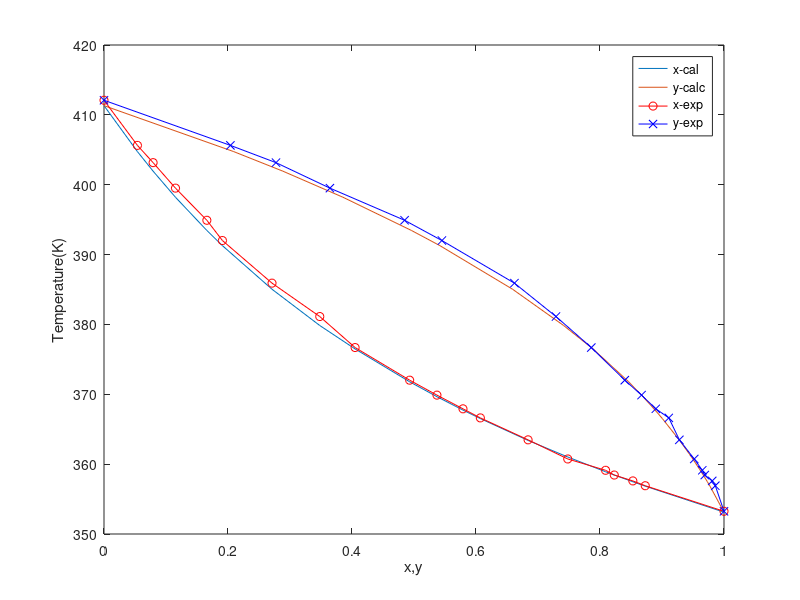
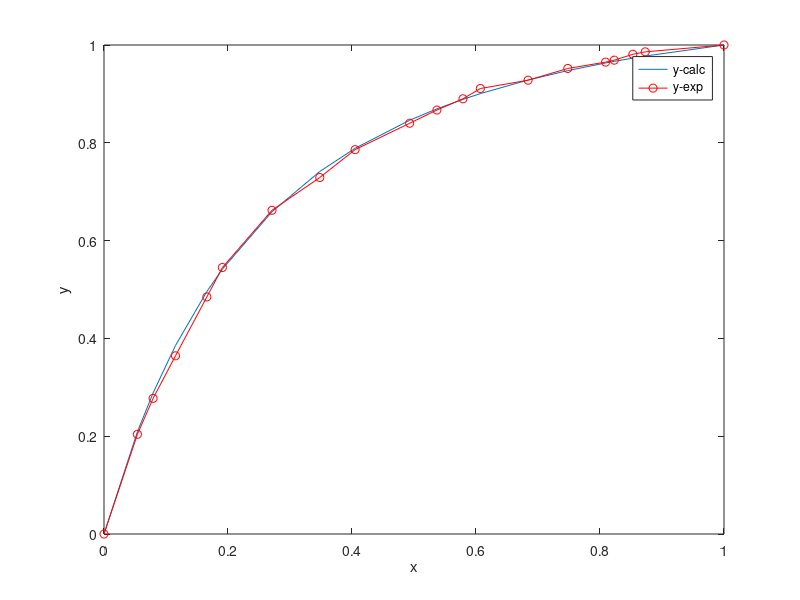
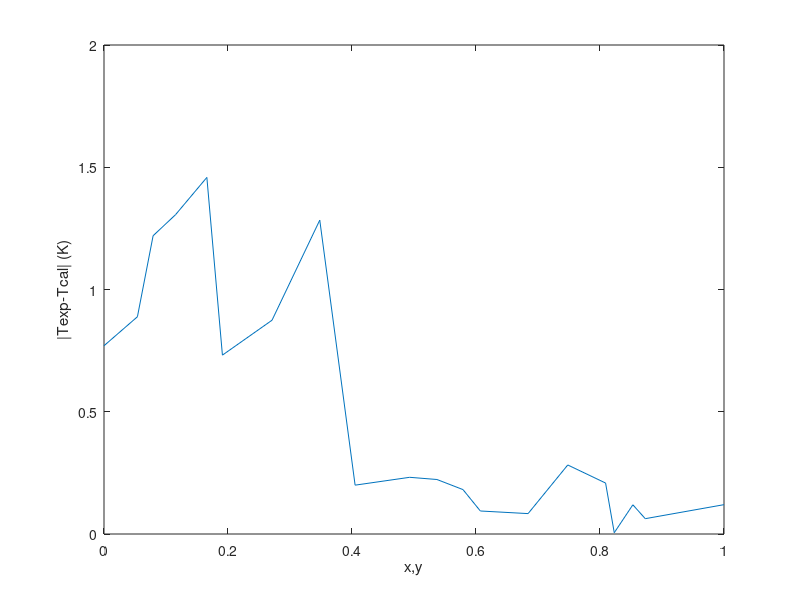

These charts were generated, in order, by the following MATLAB code:
m = [412.09 0.00000 0.00000;
405.63 0.05390 0.20390;
403.16 0.07920 0.27740;
399.51 0.11530 0.36440;
394.91 0.16590 0.48480;
392.01 0.19100 0.54500;
385.91 0.27100 0.66200;
381.13 0.34800 0.72900;
376.69 0.40500 0.78600;
372.02 0.49300 0.84000;
369.88 0.53700 0.86700;
367.92 0.57900 0.89000;
366.62 0.60700 0.91100;
363.48 0.68400 0.92800;
360.74 0.74800 0.95200;
359.12 0.80900 0.96500;
358.44 0.82300 0.96900;
357.60 0.85300 0.98100;
356.91 0.87300 0.98600;
353.25 1.00000 1.00000];

tex=m(:,1);
x=m(:,2);
yex=m(:,3);

y=zeros(1,20);
t=zeros(1,20);
tdash=zeros(1,20);
t1=412.09;
t2=353.25;
pgiven=101.33;

for i=1:20
    t(i)=x(i)*t1+(1-x(i))*t2;
    p1=0.133322*(10^(6.87987-(1196.76/(219.161+t(i)-273))));
    p2=0.133322*(10^(6.99053-(1453.430/(215.310+t(i)-273))));
    p=p1*x(i)+p2*(1-x(i));
    while(abs(p-pgiven)/pgiven > 0.001)
        if(p < pgiven)
            t(i)=t(i)+0.01;
        else
            t(i)=t(i)-0.01;
        end
        p1=0.133322*(10^(6.87987-(1196.76/(219.161+t(i)-273))));
        p2=0.133322*(10^(6.99053-(1453.430/(215.310+t(i)-273))));
        p=p1*x(i)+p2*(1-x(i));
    end
    y(i)=x(i)*p1/(x(i)*p1+(1-x(i))*p2);
    tdash(i)=abs(t(i)-tex(i));
end


figure
plot(x,t);
hold on;
plot(y,t);
plot(x,tex,'-ro');
plot(yex,tex,'-bx');
xlabel('x,y');
ylabel('Temperature(K)');
legend('x-cal','y-calc','x-exp','y-exp');
hold off;


figure
plot(x,y);
hold on;
plot(x,yex,'-ro');
xlabel('x');
ylabel('y');
legend('y-calc','y-exp');
hold off;

figure
plot(x,tdash);
xlabel('x,y');
ylabel('|Texp-Tcal| (K)');